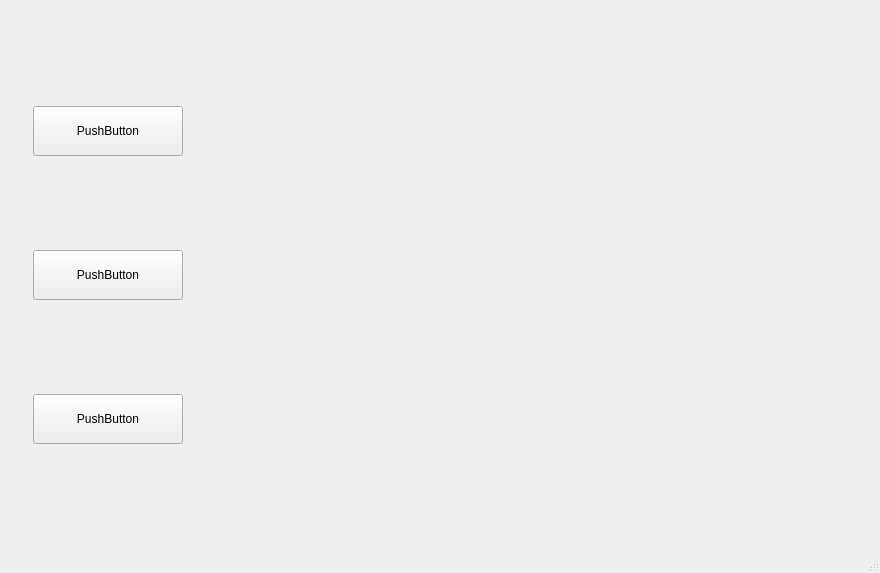
<?xml version="1.0" encoding="UTF-8"?>
<ui version="4.0">
 <class>MainWindow</class>
 <widget class="QMainWindow" name="MainWindow">
  <property name="geometry">
   <rect>
    <x>0</x>
    <y>0</y>
    <width>880</width>
    <height>573</height>
   </rect>
  </property>
  <property name="windowTitle">
   <string>MainWindow</string>
  </property>
  <widget class="QWidget" name="centralwidget">
   <layout class="QHBoxLayout" name="horizontalLayout_4">
    <item>
     <widget class="QWidget" name="widget" native="true">
      <layout class="QVBoxLayout" name="verticalLayout_4">
       <item alignment="Qt::AlignHCenter">
        <widget class="QPushButton" name="verify_pushButton">
         <property name="sizePolicy">
          <sizepolicy hsizetype="Fixed" vsizetype="Fixed">
           <horstretch>0</horstretch>
           <verstretch>0</verstretch>
          </sizepolicy>
         </property>
         <property name="minimumSize">
          <size>
           <width>150</width>
           <height>50</height>
          </size>
         </property>
         <property name="layoutDirection">
          <enum>Qt::LeftToRight</enum>
         </property>
         <property name="locale">
          <locale language="English" country="UnitedStates"/>
         </property>
         <property name="text">
          <string>PushButton</string>
         </property>
        </widget>
       </item>
       <item alignment="Qt::AlignHCenter">
        <widget class="QPushButton" name="register_pushButton">
         <property name="sizePolicy">
          <sizepolicy hsizetype="Fixed" vsizetype="Fixed">
           <horstretch>0</horstretch>
           <verstretch>0</verstretch>
          </sizepolicy>
         </property>
         <property name="minimumSize">
          <size>
           <width>150</width>
           <height>50</height>
          </size>
         </property>
         <property name="text">
          <string>PushButton</string>
         </property>
        </widget>
       </item>
       <item alignment="Qt::AlignHCenter">
        <widget class="QPushButton" name="registered_pushButton">
         <property name="sizePolicy">
          <sizepolicy hsizetype="Fixed" vsizetype="Fixed">
           <horstretch>0</horstretch>
           <verstretch>0</verstretch>
          </sizepolicy>
         </property>
         <property name="minimumSize">
          <size>
           <width>150</width>
           <height>50</height>
          </size>
         </property>
         <property name="text">
          <string>PushButton</string>
         </property>
        </widget>
       </item>
      </layout>
     </widget>
    </item>
    <item>
     <widget class="QFrame" name="camera_frame">
      <property name="baseSize">
       <size>
        <width>0</width>
        <height>0</height>
       </size>
      </property>
      <property name="frameShape">
       <enum>QFrame::NoFrame</enum>
      </property>
      <layout class="QHBoxLayout" name="horizontalLayout">
       <item>
        <widget class="QLabel" name="camera_label">
         <property name="enabled">
          <bool>true</bool>
         </property>
         <property name="sizePolicy">
          <sizepolicy hsizetype="Minimum" vsizetype="Minimum">
           <horstretch>0</horstretch>
           <verstretch>0</verstretch>
          </sizepolicy>
         </property>
         <property name="minimumSize">
          <size>
           <width>640</width>
           <height>360</height>
          </size>
         </property>
         <property name="text">
          <string notr="true"/>
         </property>
         <property name="textFormat">
          <enum>Qt::PlainText</enum>
         </property>
        </widget>
       </item>
      </layout>
     </widget>
    </item>
   </layout>
  </widget>
  <widget class="QMenuBar" name="menubar">
   <property name="geometry">
    <rect>
     <x>0</x>
     <y>0</y>
     <width>880</width>
     <height>22</height>
    </rect>
   </property>
  </widget>
  <widget class="QStatusBar" name="statusbar"/>
 </widget>
 <resources/>
 <connections/>
</ui>
